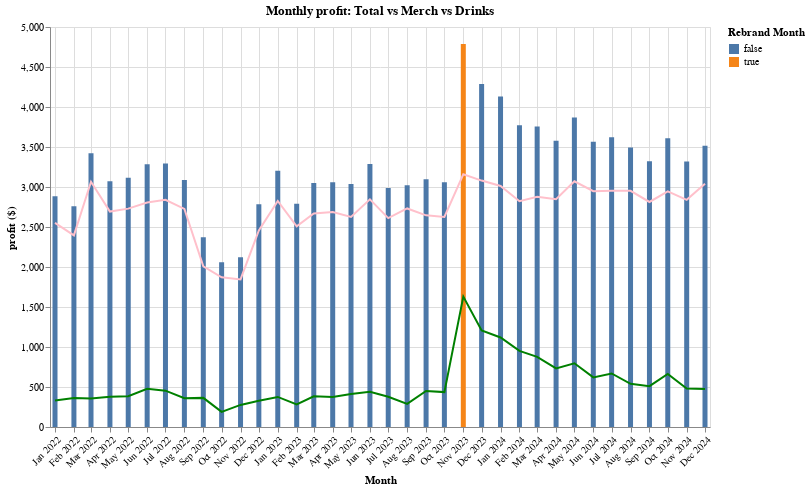

Notebook source saved alongside this figure:
### Code cell
# combine everything and add a title
final_plot = (total_profit_plot + merch_profit_plot + drinks_profit_plot).properties(
    title='Monthly profit: Total vs Merch vs Drinks',
    width=660,
    height=400
)

final_plot

### Figure 1 — Vega specification as saved in the notebook (floating-point values rounded to 4 significant figures)
{"$schema": "https://vega.github.io/schema/vega/v5.json", "data": [{"name": "source_1", "values": [{"month_ts": "2022-01-01T00:00:00.000", "profit": 332.0}, {"month_ts": "2022-02-01T00:00:00.000", "profit": 363.0}, {"month_ts": "2022-03-01T00:00:00.000", "profit": 356.0}, {"month_ts": "2022-04-01T00:00:00.000", "profit": 379.0}, {"month_ts": "2022-05-01T00:00:00.000", "profit": 385.0}, {"month_ts": "2022-06-01T00:00:00.000", "profit": 477.0}, {"month_ts": "2022-07-01T00:00:00.000", "profit": 454.0}, {"month_ts": "2022-08-01T00:00:00.000", "profit": 360.0}, {"month_ts": "2022-09-01T00:00:00.000", "profit": 364.0}, {"month_ts": "2022-10-01T00:00:00.000", "profit": 189.0}, {"month_ts": "2022-11-01T00:00:00.000", "profit": 276.0}, {"month_ts": "2022-12-01T00:00:00.000", "profit": 328.0}, {"month_ts": "2023-01-01T00:00:00.000", "profit": 376.0}, {"month_ts": "2023-02-01T00:00:00.000", "profit": 283.0}, {"month_ts": "2023-03-01T00:00:00.000", "profit": 383.0}, {"month_ts": "2023-04-01T00:00:00.000", "profit": 374.0}, {"month_ts": "2023-05-01T00:00:00.000", "profit": 413.0}, {"month_ts": "2023-06-01T00:00:00.000", "profit": 441.0}, {"month_ts": "2023-07-01T00:00:00.000", "profit": 378.0}, {"month_ts": "2023-08-01T00:00:00.000", "profit": 289.0}, {"month_ts": "2023-09-01T00:00:00.000", "profit": 451.0}, {"month_ts": "2023-10-01T00:00:00.000", "profit": 436.0}, {"month_ts": "2023-11-01T00:00:00.000", "profit": 1630.0}, {"month_ts": "2023-12-01T00:00:00.000", "profit": 1207.0}, {"month_ts": "2024-01-01T00:00:00.000", "profit": 1119.0}, {"month_ts": "2024-02-01T00:00:00.000", "profit": 951.0}, {"month_ts": "2024-03-01T00:00:00.000", "profit": 877.0}, {"month_ts": "2024-04-01T00:00:00.000", "profit": 732.0}, {"month_ts": "2024-05-01T00:00:00.000", "profit": 796.0}, {"month_ts": "2024-06-01T00:00:00.000", "profit": 620.0}, {"month_ts": "2024-07-01T00:00:00.000", "profit": 669.0}, {"month_ts": "2024-08-01T00:00:00.000", "profit": 540.0}, {"month_ts": "2024-09-01T00:00:00.000", "profit": 510.0}, {"month_ts": "2024-10-01T00:00:00.000", "profit": 662.0}, {"month_ts": "2024-11-01T00:00:00.000", "profit": 481.0}, {"month_ts": "2024-12-01T00:00:00.000", "profit": 475.0}], "transform": [{"type": "formula", "expr": "toDate(datum['month_ts'])", "as": "month_ts"}]}, {"name": "source_2", "values": [{"month_ts": "2022-01-01T00:00:00.000", "profit": 2552.0}, {"month_ts": "2022-02-01T00:00:00.000", "profit": 2395.0}, {"month_ts": "2022-03-01T00:00:00.000", "profit": 3065.0}, {"month_ts": "2022-04-01T00:00:00.000", "profit": 2693.0}, {"month_ts": "2022-05-01T00:00:00.000", "profit": 2730.0}, {"month_ts": "2022-06-01T00:00:00.000", "profit": 2807.0}, {"month_ts": "2022-07-01T00:00:00.000", "profit": 2840.0}, {"month_ts": "2022-08-01T00:00:00.000", "profit": 2726.0}, {"month_ts": "2022-09-01T00:00:00.000", "profit": 2009.0}, {"month_ts": "2022-10-01T00:00:00.000", "profit": 1871.0}, {"month_ts": "2022-11-01T00:00:00.000", "profit": 1845.0}, {"month_ts": "2022-12-01T00:00:00.000", "profit": 2457.0}, {"month_ts": "2023-01-01T00:00:00.000", "profit": 2826.0}, {"month_ts": "2023-02-01T00:00:00.000", "profit": 2509.0}, {"month_ts": "2023-03-01T00:00:00.000", "profit": 2668.0}, {"month_ts": "2023-04-01T00:00:00.000", "profit": 2687.0}, {"month_ts": "2023-05-01T00:00:00.000", "profit": 2626.0}, {"month_ts": "2023-06-01T00:00:00.000", "profit": 2845.0}, {"month_ts": "2023-07-01T00:00:00.000", "profit": 2611.0}, {"month_ts": "2023-08-01T00:00:00.000", "profit": 2732.0}, {"month_ts": "2023-09-01T00:00:00.000", "profit": 2646.0}, {"month_ts": "2023-10-01T00:00:00.000", "profit": 2625.0}, {"month_ts": "2023-11-01T00:00:00.000", "profit": 3158.0}, {"month_ts": "2023-12-01T00:00:00.000", "profit": 3080.0}, {"month_ts": "2024-01-01T00:00:00.000", "profit": 3013.0}, {"month_ts": "2024-02-01T00:00:00.000", "profit": 2822.0}, {"month_ts": "2024-03-01T00:00:00.000", "profit": 2878.0}, {"month_ts": "2024-04-01T00:00:00.000", "profit": 2847.0}, {"month_ts": "2024-05-01T00:00:00.000", "profit": 3072.0}, {"month_ts": "2024-06-01T00:00:00.000", "profit": 2947.0}, {"month_ts": "2024-07-01T00:00:00.000", "profit": 2954.0}, {"month_ts": "2024-08-01T00:00:00.000", "profit": 2953.0}, {"month_ts": "2024-09-01T00:00:00.000", "profit": 2813.0}, {"month_ts": "2024-10-01T00:00:00.000", "profit": 2946.0}, {"month_ts": "2024-11-01T00:00:00.000", "profit": 2839.0}, {"month_ts": "2024-12-01T00:00:00.000", "profit": 3041.0}], "transform": [{"type": "formula", "expr": "toDate(datum['month_ts'])", "as": "month_ts"}]}, {"name": "source_0", "values": [{"highlight_rebrand": false, "month_ts": "2022-01-01T00:00:00.000", "profit_end": 2884.0, "profit_start": 0.0}, {"highlight_rebrand": false, "month_ts": "2022-02-01T00:00:00.000", "profit_end": 2758.0, "profit_start": 0.0}, {"highlight_rebrand": false, "month_ts": "2022-03-01T00:00:00.000", "profit_end": 3421.0, "profit_start": 0.0}, {"highlight_rebrand": false, "month_ts": "2022-04-01T00:00:00.000", "profit_end": 3072.0, "profit_start": 0.0}, {"highlight_rebrand": false, "month_ts": "2022-05-01T00:00:00.000", "profit_end": 3115.0, "profit_start": 0.0}, {"highlight_rebrand": false, "month_ts": "2022-06-01T00:00:00.000", "profit_end": 3284.0, "profit_start": 0.0}, {"highlight_rebrand": false, "month_ts": "2022-07-01T00:00:00.000", "profit_end": 3294.0, "profit_start": 0.0}, {"highlight_rebrand": false, "month_ts": "2022-08-01T00:00:00.000", "profit_end": 3086.0, "profit_start": 0.0}, {"highlight_rebrand": false, "month_ts": "2022-09-01T00:00:00.000", "profit_end": 2373.0, "profit_start": 0.0}, {"highlight_rebrand": false, "month_ts": "2022-10-01T00:00:00.000", "profit_end": 2060.0, "profit_start": 0.0}, {"highlight_rebrand": false, "month_ts": "2022-11-01T00:00:00.000", "profit_end": 2121.0, "profit_start": 0.0}, {"highlight_rebrand": false, "month_ts": "2022-12-01T00:00:00.000", "profit_end": 2785.0, "profit_start": 0.0}, {"highlight_rebrand": false, "month_ts": "2023-01-01T00:00:00.000", "profit_end": 3202.0, "profit_start": 0.0}, {"highlight_rebrand": false, "month_ts": "2023-02-01T00:00:00.000", "profit_end": 2792.0, "profit_start": 0.0}, {"highlight_rebrand": false, "month_ts": "2023-03-01T00:00:00.000", "profit_end": 3051.0, "profit_start": 0.0}, {"highlight_rebrand": false, "month_ts": "2023-04-01T00:00:00.000", "profit_end": 3061.0, "profit_start": 0.0}, {"highlight_rebrand": false, "month_ts": "2023-05-01T00:00:00.000", "profit_end": 3039.0, "profit_start": 0.0}, {"highlight_rebrand": false, "month_ts": "2023-06-01T00:00:00.000", "profit_end": 3286.0, "profit_start": 0.0}, {"highlight_rebrand": false, "month_ts": "2023-07-01T00:00:00.000", "profit_end": 2989.0, "profit_start": 0.0}, {"highlight_rebrand": false, "month_ts": "2023-08-01T00:00:00.000", "profit_end": 3021.0, "profit_start": 0.0}, {"highlight_rebrand": false, "month_ts": "2023-09-01T00:00:00.000", "profit_end": 3097.0, "profit_start": 0.0}, {"highlight_rebrand": false, "month_ts": "2023-10-01T00:00:00.000", "profit_end": 3061.0, "profit_start": 0.0}, {"highlight_rebrand": true, "month_ts": "2023-11-01T00:00:00.000", "profit_end": 4788.0, "profit_start": 0.0}, {"highlight_rebrand": false, "month_ts": "2023-12-01T00:00:00.000", "profit_end": 4287.0, "profit_start": 0.0}, {"highlight_rebrand": false, "month_ts": "2024-01-01T00:00:00.000", "profit_end": 4132.0, "profit_start": 0.0}, {"highlight_rebrand": false, "month_ts": "2024-02-01T00:00:00.000", "profit_end": 3773.0, "profit_start": 0.0}, {"highlight_rebrand": false, "month_ts": "2024-03-01T00:00:00.000", "profit_end": 3755.0, "profit_start": 0.0}, {"highlight_rebrand": false, "month_ts": "2024-04-01T00:00:00.000", "profit_end": 3579.0, "profit_start": 0.0}, {"highlight_rebrand": false, "month_ts": "2024-05-01T00:00:00.000", "profit_end": 3868.0, "profit_start": 0.0}, {"highlight_rebrand": false, "month_ts": "2024-06-01T00:00:00.000", "profit_end": 3567.0, "profit_start": 0.0}, {"highlight_rebrand": false, "month_ts": "2024-07-01T00:00:00.000", "profit_end": 3623.0, "profit_start": 0.0}, {"highlight_rebrand": false, "month_ts": "2024-08-01T00:00:00.000", "profit_end": 3493.0, "profit_start": 0.0}, {"highlight_rebrand": false, "month_ts": "2024-09-01T00:00:00.000", "profit_end": 3323.0, "profit_start": 0.0}, {"highlight_rebrand": false, "month_ts": "2024-10-01T00:00:00.000", "profit_end": 3608.0, "profit_start": 0.0}, {"highlight_rebrand": false, "month_ts": "2024-11-01T00:00:00.000", "profit_end": 3320.0, "profit_start": 0.0}, {"highlight_rebrand": false, "month_ts": "2024-12-01T00:00:00.000", "profit_end": 3516.0, "profit_start": 0.0}], "transform": [{"type": "formula", "expr": "toDate(datum['month_ts'])", "as": "month_ts"}]}, {"name": "source_0_color_domain_highlight_rebrand", "values": [{"highlight_rebrand": false}, {"highlight_rebrand": true}]}], "marks": [{"type": "rect", "name": "layer_0_marks", "from": {"data": "source_0"}, "encode": {"update": {"xc": {"field": "month_ts", "scale": "x"}, "fill": {"field": "highlight_rebrand", "scale": "color"}, "y": {"field": "profit_end", "scale": "y"}, "width": {"value": 5}, "y2": {"field": "profit_start", "scale": "y"}}}, "style": ["bar"]}, {"type": "line", "name": "layer_1_marks", "from": {"data": "source_1"}, "sort": {"field": "x"}, "encode": {"update": {"x": {"field": "month_ts", "scale": "x"}, "y": {"field": "profit", "scale": "y"}, "stroke": {"value": "green"}, "defined": {"signal": "isValid(datum[\"month_ts\"]) && isFinite(+datum[\"month_ts\"]) && isValid(datum[\"profit\"]) && isFinite(+datum[\"profit\"])"}}}, "style": ["line"]}, {"type": "line", "name": "layer_2_marks", "from": {"data": "source_2"}, "sort": {"field": "x"}, "encode": {"update": {"x": {"field": "month_ts", "scale": "x"}, "defined": {"signal": "isValid(datum[\"month_ts\"]) && isFinite(+datum[\"month_ts\"]) && isValid(datum[\"profit\"]) && isFinite(+datum[\"profit\"])"}, "stroke": {"value": "pink"}, "y": {"field": "profit", "scale": "y"}}}, "style": ["line"]}], "scales": [{"name": "x", "type": "time", "domain": {"fields": [{"data": "source_0", "field": "month_ts"}, {"data": "source_1", "field": "month_ts"}, {"data": "source_2", "field": "month_ts"}]}, "range": [0, {"signal": "width"}], "padding": 5}, {"name": "y", "type": "linear", "domain": {"fields": [{"data": "source_0", "field": "profit_start"}, {"data": "source_0", "field": "profit_end"}, {"data": "source_1", "field": "profit"}, {"data": "source_2", "field": "profit"}]}, "range": [{"signal": "height"}, 0], "zero": true, "nice": true}, {"name": "color", "type": "ordinal", "domain": {"data": "source_0_color_domain_highlight_rebrand", "field": "highlight_rebrand", "sort": true}, "range": "category"}], "axes": [{"scale": "x", "maxExtent": 0, "domain": false, "gridScale": "y", "tickCount": "month", "orient": "bottom", "minExtent": 0, "zindex": 0, "grid": true, "labels": false, "aria": false, "ticks": false}, {"scale": "y", "ticks": false, "orient": "left", "labels": false, "zindex": 0, "minExtent": 0, "gridScale": "x", "aria": false, "grid": true, "tickCount": {"signal": "ceil(height/40)"}, "domain": false, "maxExtent": 0}, {"scale": "x", "labelBaseline": "top", "title": "Month", "labelFlush": true, "grid": false, "labelAlign": "right", "labelAngle": 315, "tickCount": "month", "format": "%b %Y", "orient": "bottom", "zindex": 0, "labelOverlap": false}, {"scale": "y", "grid": false, "title": "profit ($)", "zindex": 0, "labelOverlap": true, "tickCount": {"signal": "ceil(height/40)"}, "orient": "left"}], "title": {"text": "Monthly profit: Total vs Merch vs Drinks", "frame": "group"}, "legends": [{"title": "Rebrand Month", "fill": "color", "symbolType": "square"}], "background": "white", "padding": 5, "style": "cell", "height": 400, "width": 660}
